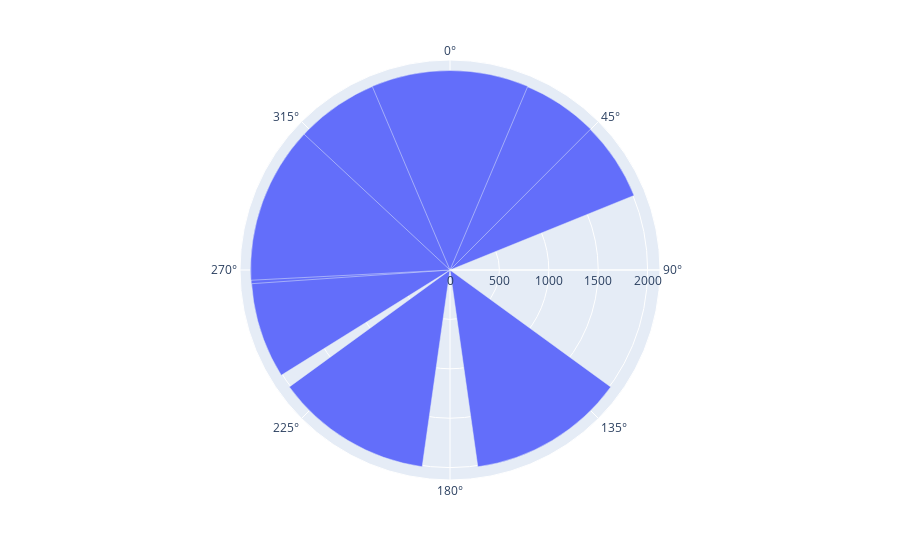

Here is the notebook cell this chart was saved with:
### Code cell
px.bar_polar(r=years,theta=sales)

### Figure 1 — Plotly figure (JSON) as saved in the notebook; plotly's stock layout.template omitted (floating-point values rounded to 4 significant figures)
{"data": [{"hovertemplate": "r=%{r}<br>theta=%{theta}<extra></extra>", "legendgroup": "", "marker": {"color": "#636efa", "pattern": {"shape": ""}}, "name": "", "r": [2010, 2011, 2012, 2013, 2014, 2015, 2016, 2017, 2018, 2019], "showlegend": false, "subplot": "polar", "theta": [1485, 1651, 1589, 4941, 1434, 1822, 3169, 2126, 1370, 1080], "type": "barpolar"}], "layout": {"barmode": "relative", "legend": {"tracegroupgap": 0}, "margin": {"t": 60}, "polar": {"angularaxis": {"direction": "clockwise", "rotation": 90}, "domain": {"x": [0, 1], "y": [0, 1]}}}}
